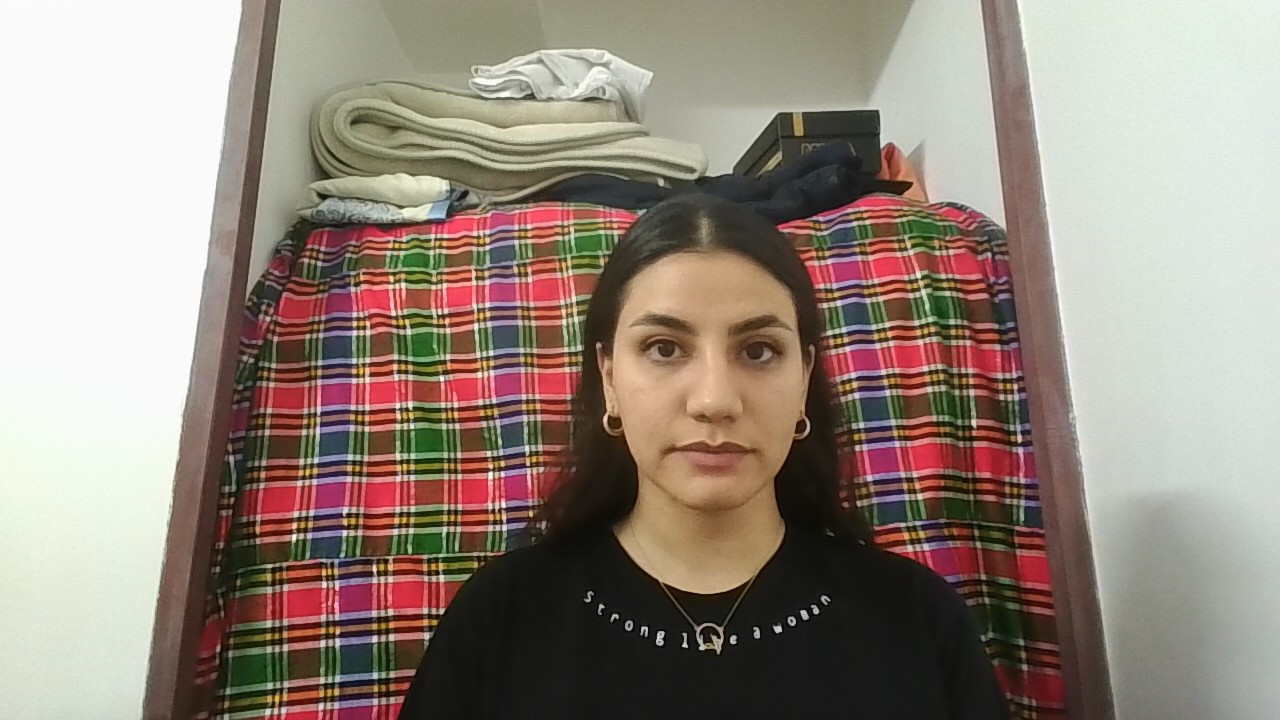
#> input picture server/media/images/Reysam.jpg, 1280 x 720 px; its folder holds only this picture in this run
$ python -i utils.py   (imports and definitions only)
#> lines starting #> are read from the running program, lines starting #| are printed output that depends on the picture; after the words box and inside, x2 and y2 are one past the last pixel; in counts of white or black regions, pixels touching at a corner belong together
#> further down, picture is the input picture: shape (720, 1280, 3); mean B, G, R 125, 135.8, 148.7
# utils.py
import base64
import numpy as np
import cv2
import os
face_cascade = cv2.CascadeClassifier(cv2.data.haarcascades +
                                     'haarcascade_frontalface_default.xml')
# [23 lines left out: function base64_to_rgb, not called in this run]

def folder_address(folder_name):
    current_directory = os.getcwd() + folder_name
    return current_directory

# [11 lines left out: function extract_sift_features, not called in this run]

# Function to match keypoints between two images
def extract_canny_sift_features(image):
    # Convert image to grayscale
    gray = cv2.cvtColor(image, cv2.COLOR_BGR2GRAY)
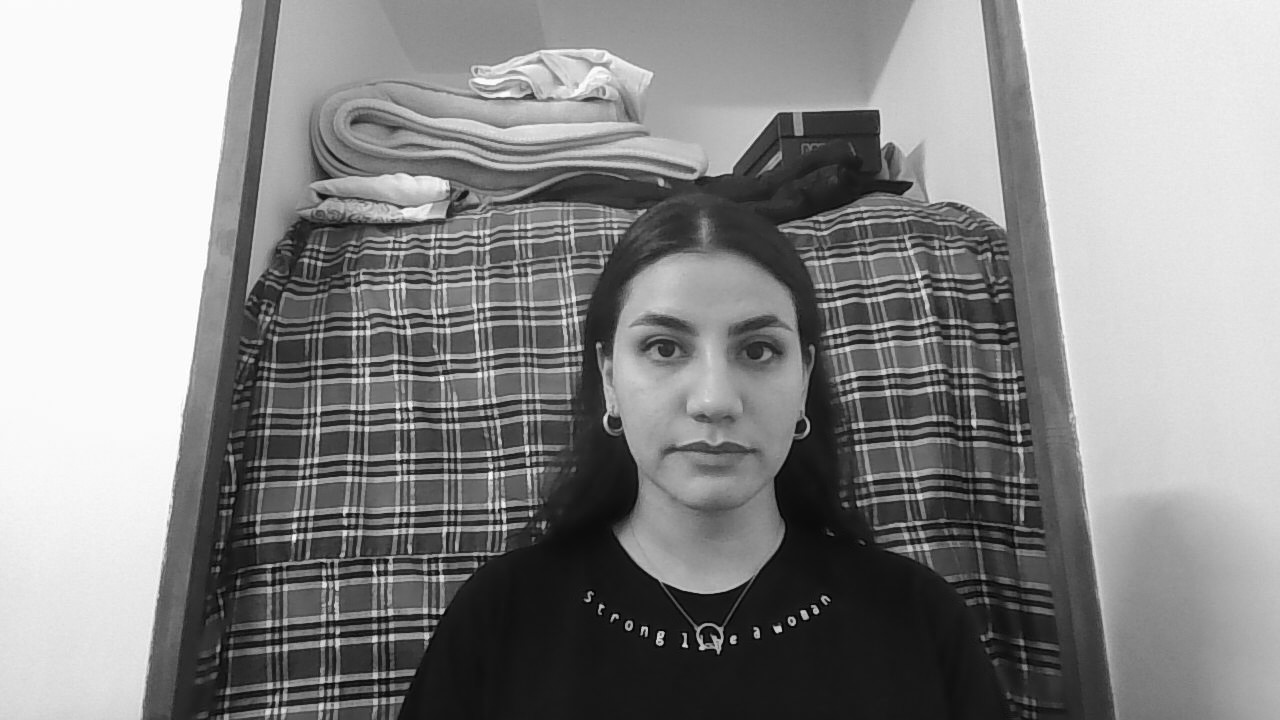
#> gray: shape (720, 1280); min 0, max 255, mean 138.4

    # Apply Gaussian blur
    blurred = cv2.GaussianBlur(gray, (3, 3), 0)

    # Apply Canny edge detection
    edges = cv2.Canny(blurred, 25, 50)
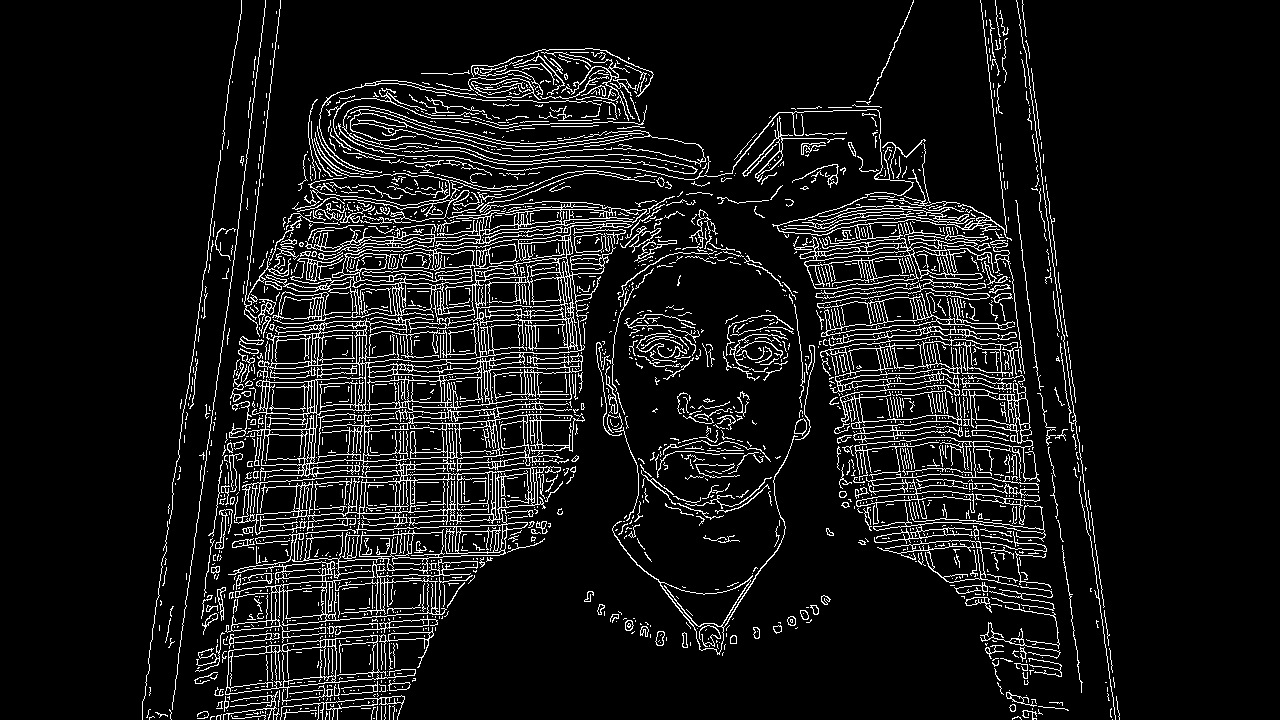
#> edges: shape (720, 1280); 8.8% white in thin lines or dots, all inside (x1, y1, x2, y2) = (142, 0, 1120, 720)

    # Initialize SIFT detector
    sift = cv2.SIFT_create()

    # Detect keypoints and compute descriptors
    keypoints, descriptors = sift.detectAndCompute(edges, None)
#> keypoints = 4424 keypoints; strongest (x, y, size): (394, 92, 1.9), (694, 337, 1.8), (1008, 288, 1.9), (205, 626, 1.9)

    return keypoints, descriptors

# [60 lines left out: functions match_keypoints, compute_similarity_score, compare_images, face_Detcted_rectangle, find_matched_image, not called in this run]

>>> import cv2
>>> picture = cv2.imread('../media/images/Reysam.jpg')
>>> result = extract_canny_sift_features(picture)

$ run again, on server/media/images/mohammad hossein.jpg
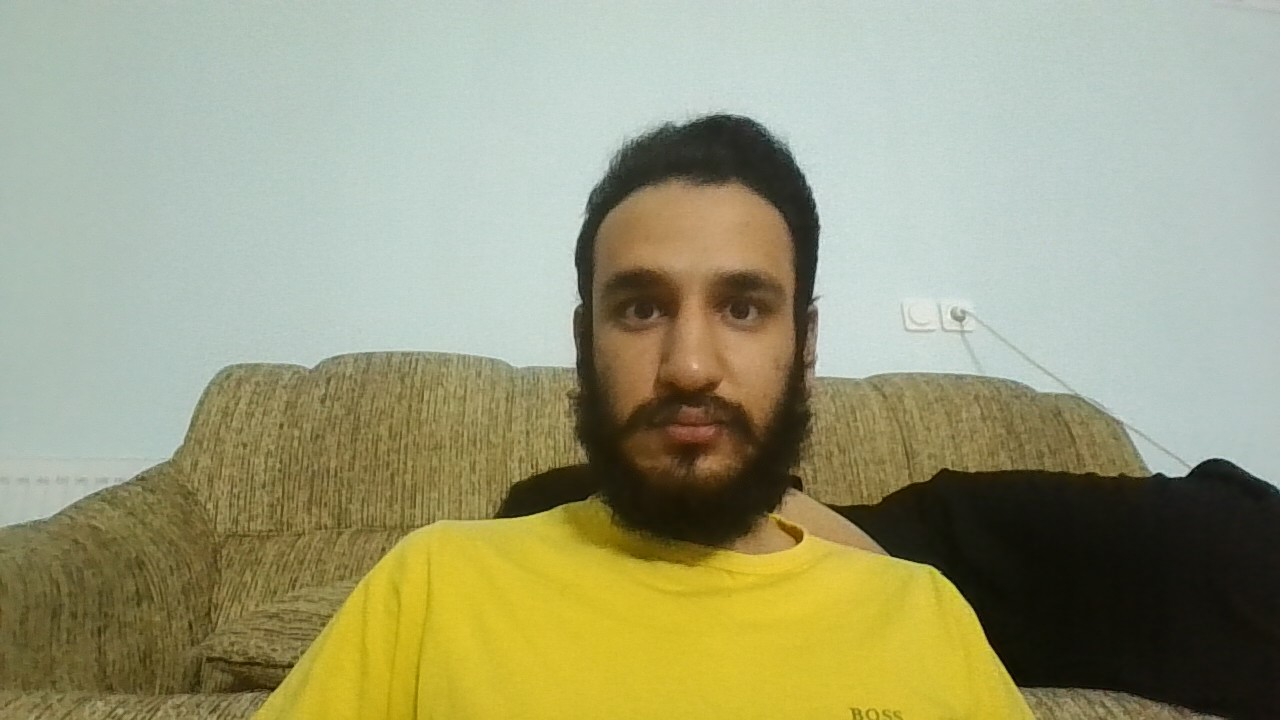
#> input picture server/media/images/mohammad hossein.jpg, 1280 x 720 px
#> picture is the input picture: shape (720, 1280, 3); mean B, G, R 123, 156.6, 156.1
#> in extract_canny_sift_features, `gray = cv2.cvtColor(image, cv2.COLOR_BGR2GRAY)`:
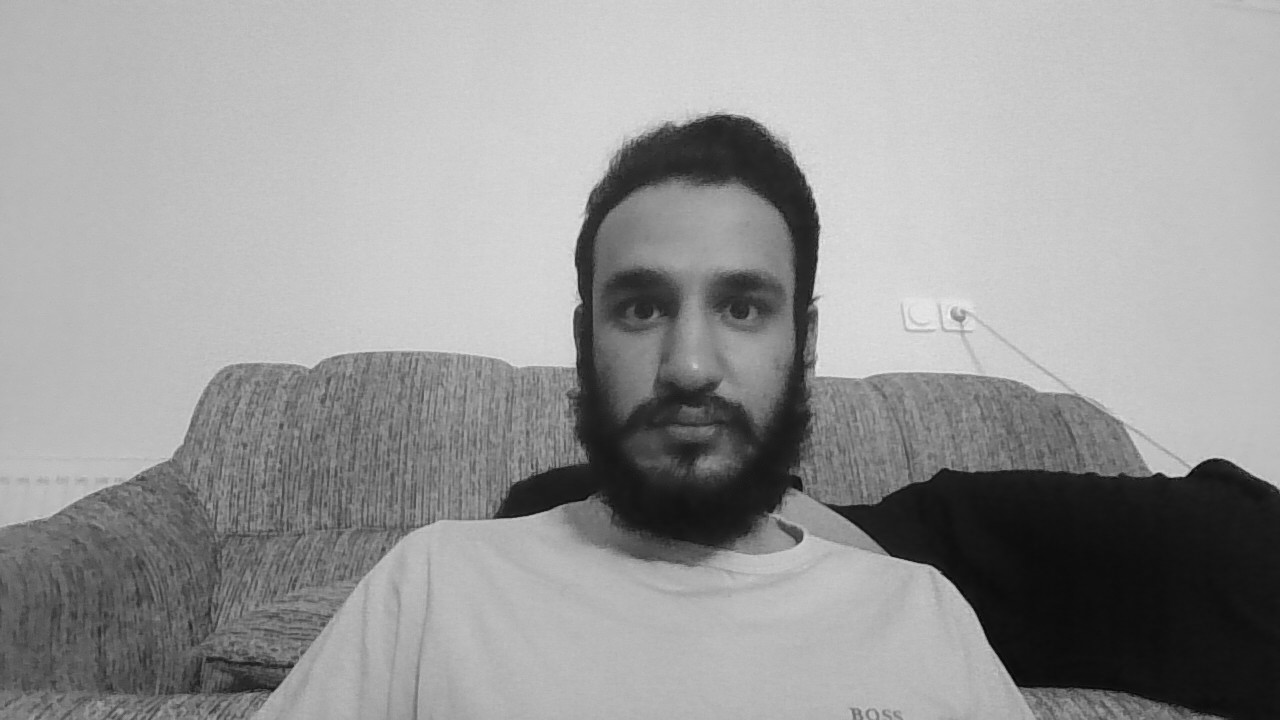
#> gray: shape (720, 1280); min 2, max 241, mean 152.6
#> in extract_canny_sift_features, `edges = cv2.Canny(blurred, 25, 50)`:
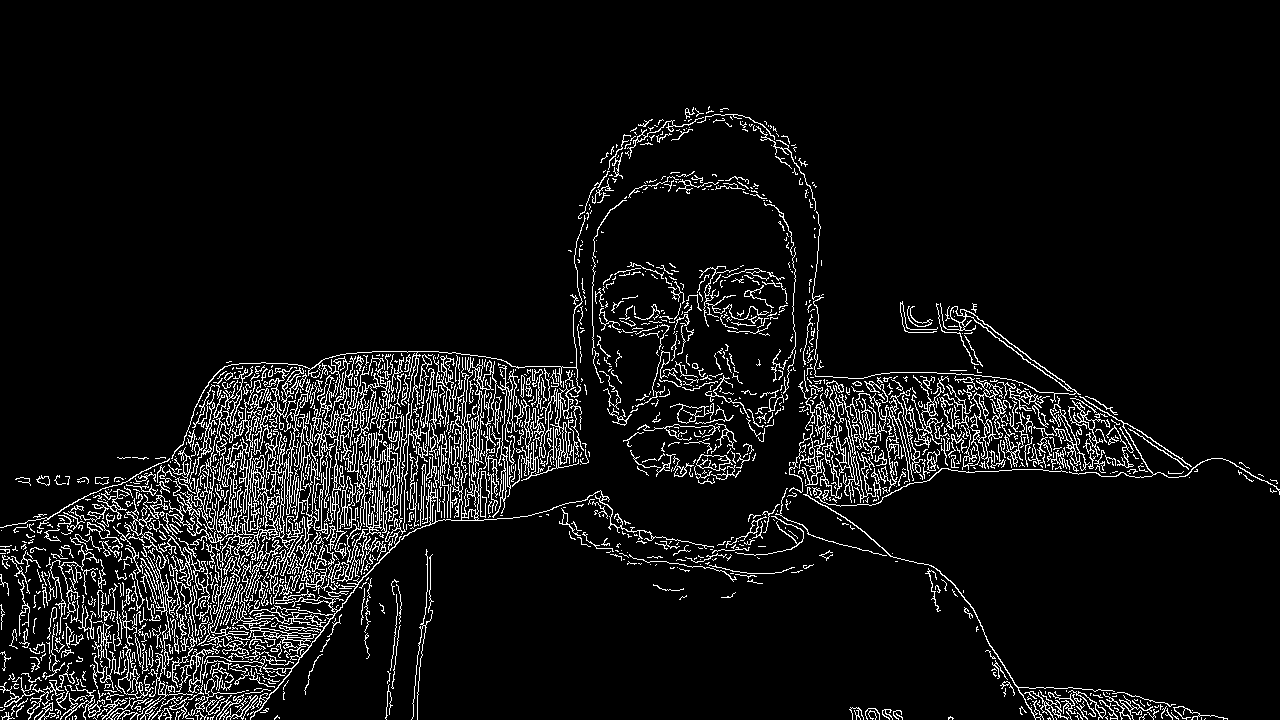
#> edges: shape (720, 1280); 7.1% white in thin lines or dots, all inside (x1, y1, x2, y2) = (0, 106, 1280, 720)
#> keypoints = 4075 keypoints; strongest (x, y, size): (194, 479, 1.9), (116, 571, 1.9), (458, 511, 1.9), (272, 447, 1.8)
